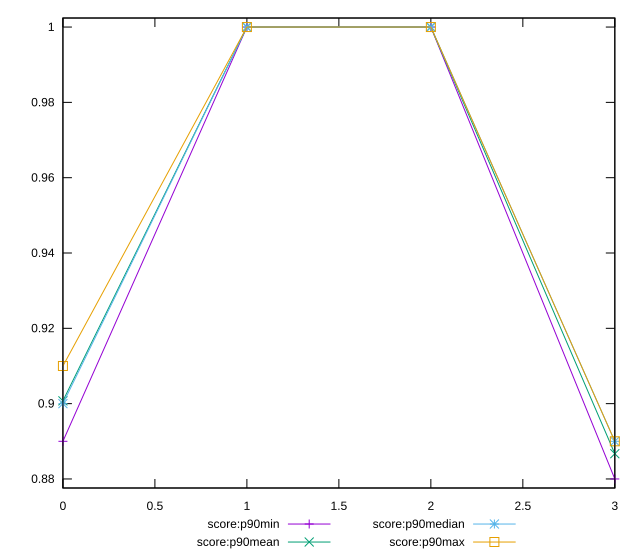

Generate this figure with gnuplot:
reset

$scoreP90Min <<EOF
0 0.89
1 1
2 1
3 0.88
EOF

$scoreP90Mean <<EOF
0 0.9007446808510637
1 1
2 1
3 0.8867021276595749
EOF

$scoreP90Median <<EOF
0 0.9
1 1
2 1
3 0.89
EOF

$scoreP90Max <<EOF
0 0.91
1 1
2 1
3 0.89
EOF

set key outside below
set xrange [0:3]
set yrange [0.8776:1.0024]
set trange [0.8776:1.0024]
set terminal svg size 640, 560 enhanced background rgb 'white'
set output "reports/report_00031_2021-02-24T23-18-18.084Z/mainthread-work-breakdown/progression/score.svg"

plot $scoreP90Min title "score:p90min" with linespoints, \
     $scoreP90Mean title "score:p90mean" with linespoints, \
     $scoreP90Median title "score:p90median" with linespoints, \
     $scoreP90Max title "score:p90max" with linespoints

reset
